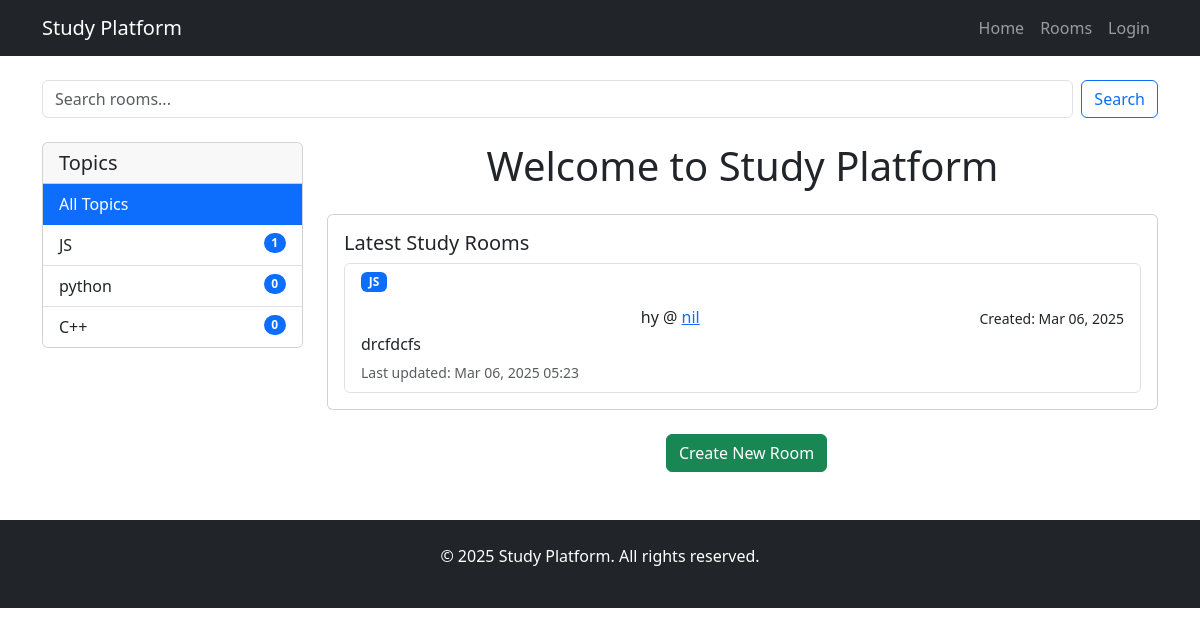
The app's page /, older data.
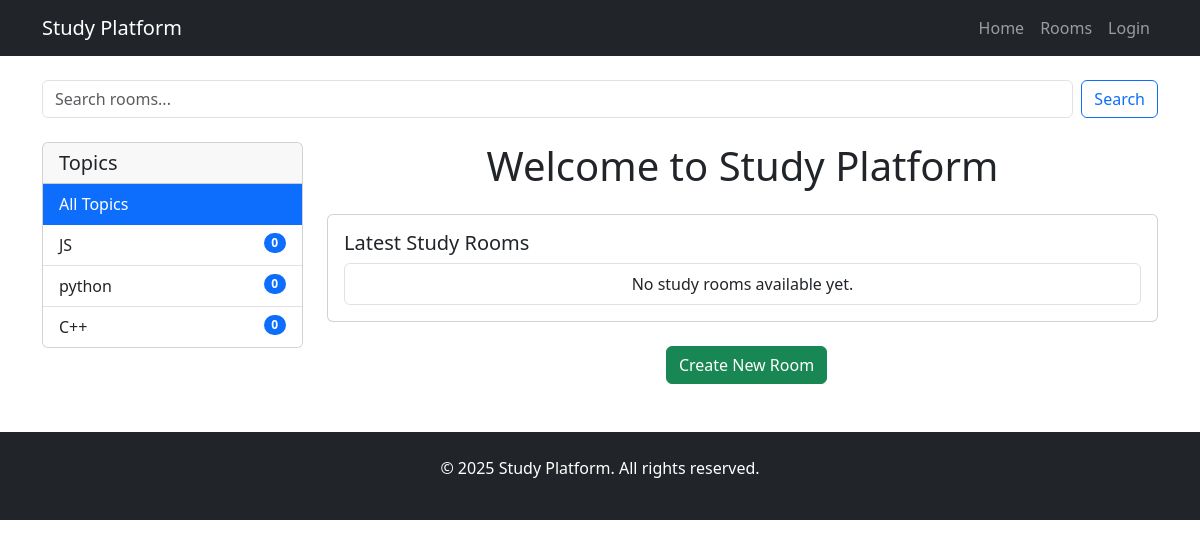
The same page, newer data.
### base/models.py (models this page shows, shortened)
class Topic(models.Model):
    name=models.CharField(max_length=200)

class Room(models.Model):
    topic=models.ForeignKey(Topic, on_delete=models.SET_NULL, null=True)
    host=models.ForeignKey(User, on_delete=models.SET_NULL, null=True)
    name = models.CharField(max_length=200)
    description = models.TextField(null=True, blank=True)
    participants=models.ManyToManyField(User, related_name='participants')
    updated = models.DateTimeField(auto_now=True)
    created = models.DateTimeField (auto_now_add=True)
    class Meta:
        ordering = ['-created']  # Show newest rooms first

### base/views.py (the view)
# urls.py: path('',home,name='home'),
def home(request):
    topic_name = request.GET.get('topic')
    q = request.GET.get('q')  # Get search query from URL parameter
    query = Room.objects.all()
    if topic_name:
        query = query.filter(topic__name=topic_name)
    if q:
        query = query.filter(
            Q(name__icontains=q) |
            Q(description__icontains=q) |
            Q(topic__name__icontains=q)
        )
    topics = Topic.objects.all()
    context = {
        'query': query,
        'topics': topics,
        'selected_topic': topic_name,
    }
    return render(request, 'home.html', context)

### base/templates/home.html (shortened to what this page needs)
{% extends 'main.html' %}
{% block content %}
<div class="row">
    <div class="col-12 mb-4">
        <form class="d-flex" method="GET" action="{%url 'home'%}">
            <input class="form-control me-2" type="search" placeholder="Search rooms..." name="q">
            <button class="btn btn-outline-primary" type="submit">Search</button>
        </form>
    </div>
    <div class="col-md-3">
        <div class="card">
            <div class="card-header">
                <h5 class="card-title mb-0">Topics</h5>
            </div>
            <div class="list-group list-group-flush">
                <a href="{% url 'home' %}" class="list-group-item list-group-item-action {% if not selected_topic %}active{% endif %}">
                    All Topics
                </a>
                {% for topic in topics %}
                    <a href="{% url 'home' %}?topic={{ topic.name|urlencode }}" class="list-group-item list-group-item-action {% if selected_topic == topic.name %}active{% endif %}">
                        {{ topic.name }}
                <span class="badge bg-primary rounded-pill float-end">
                        {{ topic.room_set.count }}
                </span>
                </a>
                {% endfor %}
            </div>
        </div>
    </div>
    <div class="col-md-9">
        <h1 class="text-center mb-4">Welcome to Study Platform</h1>
        <div class="card">
            <div class="card-body">
                <h5 class="card-title">Latest Study Rooms</h5>
                <div class="list-group">
                    {% for room in query %}
                    <div class="list-group-item">
                        <div class="d-flex justify-content-between align-items-center mb-2">
                            <h3 class="badge bg-primary">{{ room.topic.name }}</h3>
                        </div>
                        <a href="{% url 'room_detail' room.id %}" class="text-decoration-none text-dark">
                            <div class="d-flex justify-content-between">
                                <h6 class="mb-1">
                                    {{ room.name }} @
                                    <a href="{% url 'user-profile' room.host.username %}">{{ room.host.username }}</a>
                                </h6>
                                <small>Created: {{ room.created|date:"M d, Y" }}</small>
                            </div>
                            <p class="mb-1">{{ room.description|default:"No description available" }}</p>
                            <small class="text-muted">Last updated: {{ room.updated|date:"M d, Y H:i" }}</small>
                        </a>
                    </div>
                    {% empty %}
                    <div class="list-group-item text-center">
                        <p class="mb-0">No study rooms available yet.</p>
                    </div>
                    {% endfor %}
                </div>
            </div>
        </div>
        <div class="text-center mt-4">
            <a href="{% url 'create_room' %}" class="btn btn-success ms-2">Create New Room</a>
        </div>
    </div>
</div>
{% endblock %}

Row changes from the older to the newer data that the page shows:
removed Room: topic.name "JS", name "hy", host.username "nil", created "Mar 06, 2025", description "drcfdcfs", updated "Mar 06, 2025 05:23"
computed for Topic "JS": room_set.count "1" → "0"
Text that changed along with them:
text now shown: "No study rooms available yet."
